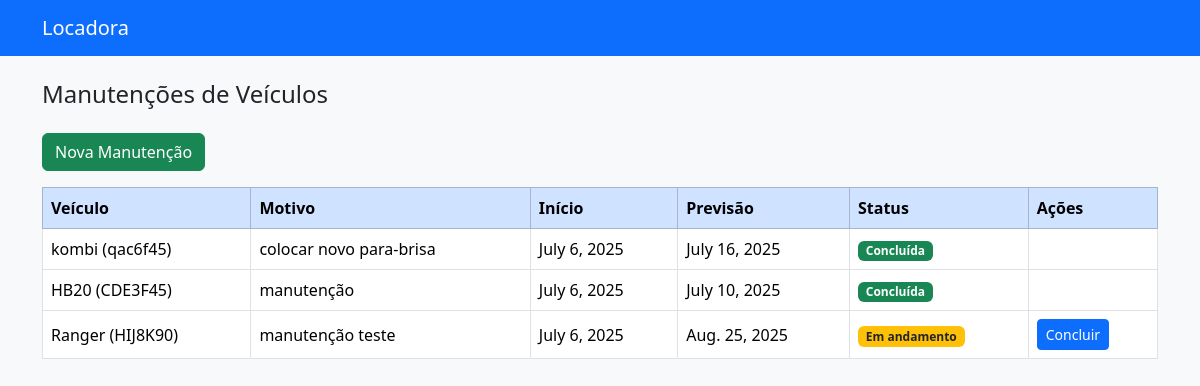
/veiculos/manutencoes/ (signed in), run on the app's committed database.
### veiculos/models.py (models this page shows, shortened)
class Manutencao(models.Model):
    veiculo = models.ForeignKey(Veiculo, on_delete=models.RESTRICT, related_name='manutencoes')
    motivo = models.TextField()
    data_inicio = models.DateField(auto_now_add=True)
    previsao_conclusao = models.DateField()
    concluida = models.BooleanField(default=False)

class Veiculo(models.Model):
    CATEGORIAS = [
        ('hatch', 'Hatch'),
        ('sedan', 'Sedan'),
        ('suv', 'SUV'),
        ('pickup', 'Pickup'),
        ('luxo', 'Luxo'),
        ('utilitario', 'Utilitário'),
    ]
    STATUS = [
        ('disponivel', 'Disponível'),
        ('alugado', 'Alugado'),
        ('manutencao', 'Em Manutenção'),
    ]
    modelo = models.CharField(max_length=100)
    marca = models.CharField(max_length=100)
    ano = models.IntegerField()
    cor = models.CharField(max_length=50)
    categoria = models.CharField(max_length=50, choices=CATEGORIAS)
    placa = models.CharField(max_length=10, unique=True)
    preco_locacao = models.DecimalField(max_digits=8, decimal_places=2)
    status_disponibilidade = models.CharField(max_length=20, choices=STATUS, default='disponivel')
    imagem = models.ImageField(upload_to='veiculos/', null=True, blank=True)

### veiculos/views.py (the view)
# urls.py: path('manutencoes/', views.listar_manutencoes, name='listar_manutencoes'),
@login_required
def listar_manutencoes(request):
    manutencoes = Manutencao.objects.select_related('veiculo').all()
    return render(request, 'veiculos/listar_manutencoes.html', {'manutencoes': manutencoes})

### veiculos/templates/veiculos/listar_manutencoes.html (shortened to what this page needs)
<!DOCTYPE html>
<html lang="pt-br">
<head>
    <link href="https://cdn.jsdelivr.net/npm/bootstrap@5.3.3/dist/css/bootstrap.min.css" rel="stylesheet">
</head>
<body class="bg-light">
    <nav class="navbar navbar-expand-lg navbar-dark bg-primary">
        <div class="container">
            <a class="navbar-brand" href="/">Locadora</a>
        </div>
    </nav>
    <div class="container py-4">
        <h4 class="mb-4">Manutenções de Veículos</h4>
        <a href="{% url 'registrar_manutencao' %}" class="btn btn-success mb-3">Nova Manutenção</a>
        {% if manutencoes %}
        <table class="table table-bordered table-hover align-middle">
            <thead class="table-primary">
                <tr>
                    <th>Veículo</th>
                    <th>Motivo</th>
                    <th>Início</th>
                    <th>Previsão</th>
                    <th>Status</th>
                    <th>Ações</th>
                </tr>
            </thead>
            <tbody>
                {% for m in manutencoes %}
                <tr>
                    <td>{{ m.veiculo.modelo }} ({{ m.veiculo.placa }})</td>
                    <td>{{ m.motivo }}</td>
                    <td>{{ m.data_inicio }}</td>
                    <td>{{ m.previsao_conclusao }}</td>
                    <td>
                        {% if m.concluida %}
                        <span class="badge bg-success">Concluída</span>
                        {% else %}
                        <span class="badge bg-warning text-dark">Em andamento</span>
                        {% endif %}
                    </td>
                    <td>
                        {% if not m.concluida %}
                        <a href="{% url 'concluir_manutencao' m.id %}" class="btn btn-sm btn-primary">Concluir</a>
                        {% endif %}
                    </td>
                </tr>
                {% endfor %}
            </tbody>
        </table>
        {% else %}
        <div class="alert alert-info">Nenhuma manutenção registrada.</div>
        {% endif %}
    </div>
</body>
</html>

### data on the page
Manutencao: veiculo.modelo "kombi", veiculo.placa "qac6f45", motivo "colocar novo para-brisa", data_inicio "July 6, 2025", previsao_conclusao "July 16, 2025", concluida "Concluída"
Manutencao: veiculo.modelo "HB20", veiculo.placa "CDE3F45", motivo "manutenção", data_inicio "July 6, 2025", previsao_conclusao "July 10, 2025", concluida "Concluída"
Manutencao: veiculo.modelo "Ranger", veiculo.placa "HIJ8K90", motivo "manutenção teste", data_inicio "July 6, 2025", previsao_conclusao "Aug. 25, 2025", concluida "Em andamento"
